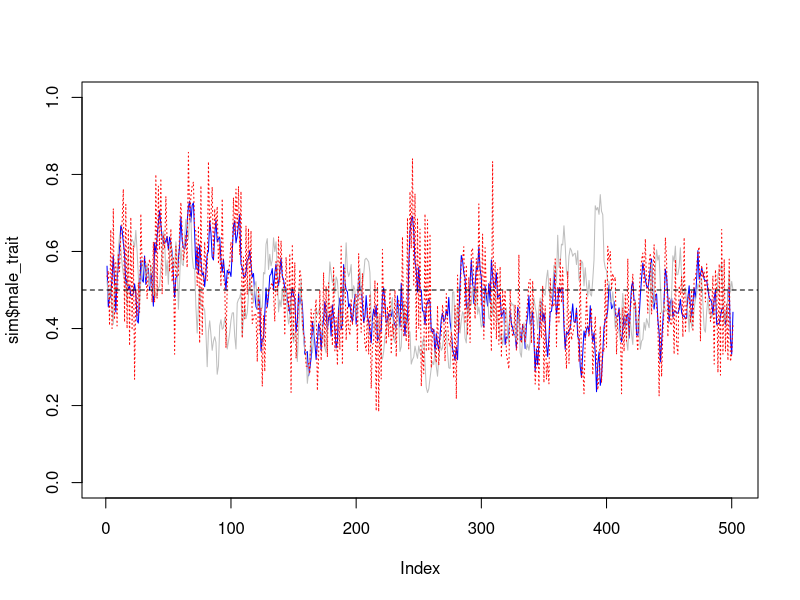

Reproduce this figure in R. (Note: a time limit stopped this script after it produced the figure.)
#### parameters ####

## list of global parameters
p <- list(
  nb_class = c(1,1), ## i classes of juveniles; non reproductive; only the last observes
  ## j classes of adults; reproductive; only the last does not observe
  K = 200, ## pop size
  female_strategy = "conformity", ## alternatives: "koinophilia" or "conformity"
  survival = 0.9, ## must be < 1
  ageing = 0.1, ## probability to stay in the same age class from one time step to the next
  initial_trait_frequency = 0.5, # initial probability that males have trait 1 (and neutral trait 1)
  # initial_choice_frequency = 0.1, # initial probability that females have chosen trait 1
  n_matings = 10, ## maximum number of matings for males at every time step, must be > 0
  mutation_rate = 0.1, ## with heritability = 1 - mutation_rate
  n_obs = 10, ## maximal number of couples observed per female
  c = 0.6, ## copying rate
  n_steps_removed = 50) ## must be > 0

## dataframe for parameters variation
param_variation <- expand.grid(n_obs = c(4, 6, 8, 10, 15),
                               mutation_rate = c(0.1, 0.3, 0.5),
                               c = seq(0.6, 0.8, 0.05))
param_variation_null <- expand.grid(n_obs = 0,
                                    mutation_rate = c(0.1, 0.3, 0.5),
                                    c = seq(0.6, 0.8, 0.05))

## number of replicates per combination of parameters
n_replicates <- 100

## total number of simulations to run
n_simus <- nrow(param_variation) * n_replicates

## number of time steps
n_steps <- 200


#### functions to run simulations ####

# parameters <- p

init_pop <- function(parameters) {
  males <- matrix(NA, nrow = parameters$K, ncol = 4) ## age / trait / neutral trait / alive / nb of matings    
  females <- matrix(NA, nrow = parameters$K, ncol = 7) ## age / trait / neutral trait / alive / observed / preferred / ID male chosen
  colnames(males) <- c("age", "trait", "neutral", "alive")
  colnames(females) <- c("age", "trait", "neutral", "alive", "observed", "preferred", "ID_father")
  ## description of classes
  reproductive = c(rep(FALSE, parameters$nb_class[1]), rep(TRUE, parameters$nb_class[2]))
  observing = c(rep(FALSE, parameters$nb_class[1]-1), TRUE, rep(TRUE, parameters$nb_class[2]-1), FALSE)
  ## initial repartition among age classes
  ## geometric decrease in frequency, based on survival chances
  n <- with(parameters,sum(nb_class))
  pr <- with(parameters, survival^(1:n) / ((survival-survival^(n+1)) / (1-survival))) 
  ## randomly draw number of males
  n_males <- rbinom(1, size = parameters$K, prob = 1/2)
  n_females <- parameters$K - n_males
  ## random repartition of individuals among age classes
  n_males <- as.numeric(rmultinom(1, size = n_males, prob = pr)) # number of males per age class
  n_females <- as.numeric(rmultinom(1, size = n_females, prob = pr)) # number of females per age class
  
  n_tot_females <- sum(n_females) # total number of females
  n_tot_males <- sum(n_males) # total number of males
  
  ## Initialization of age, trait, neutral trait and "who is alive" for females and males
  if (n_tot_females > 0) {
    pos <- 1 : n_tot_females
    females[pos, "age"] <- rep(1:n, times = n_females) # initialization of age in the female matrix
    females[pos, "trait"] <- rbinom(n_tot_females, size = 1, prob = parameters$initial_trait_frequency) # initialization of trait
    females[pos, "neutral"] <- rbinom(n_tot_females, size = 1, prob = parameters$initial_trait_frequency) # initialization of neutral trait
    females[pos, "alive"] <- 1 # initialization of "who is alive"
  }
  if (n_tot_males > 0) {
    pos <- 1 : n_tot_males 
    males[pos, "age"] <- rep(1:n, times = n_males) # initialization of age in the male matrix
    males[pos, "trait"] <- rbinom(n_tot_males, size = 1, prob = parameters$initial_trait_frequency) # initialization of trait
    males[pos, "neutral"] <- rbinom(n_tot_males, size = 1, prob = parameters$initial_trait_frequency) # initialization of neutral trait
    males[pos, "alive"] <- 1 # initialization of "who is alive"
  }
  
  ## Initialization of male chosen for reproductive females
  pos_f <- which(reproductive[females[, 1]]) # positions of reproductive females
  pos_m <- which(reproductive[males[, 1]]) # positions of reproductive males
  if (length(pos_f) > 0 & length(pos_m) > 0) {
    if (length(pos_m) == 1) {
      females[pos_f, "ID_father"] <- pos_m
    } else {
      females[pos_f, "ID_father"] <- sample(pos_m, size = length(pos_f), replace = TRUE)
    }
  }
  
  return(list(males = males, females = females, reproductive = reproductive, observing = observing))
}
# 
# parameters <- p
# tmax <- 10
# return_tradition_only = FALSE

dynamics <- function(tmax, parameters, return_tradition_only = FALSE) { # if return_tradition_only = FALSE, store raw temporal results, if not, store only one tradition (duration) per simulation
  ## initialization
  pop <- init_pop(parameters)
  
  nb <- sum(parameters$nb_class) # number of age classes
  n_females <- n_females_old <- table(factor(pop$females[, "age"], levels = 1 : nb)) # number of females per age class
  n_males <- n_males_old <- table(factor(pop$males[, "age"], levels = 1 : nb)) # number of males per age class
  
  ## prepare vectors and matrices to store output (only if we store raw results)
  if (!return_tradition_only) {
    # for males
    sequence_trait_m <- sequence_neutral_m <- rep(NA, tmax + 1)
    sequence_trait_m[1] <- mean(pop$males[, "trait"], na.rm = TRUE)
    sequence_neutral_m[1] <- mean(pop$males[, "neutral"], na.rm = TRUE)
    # for females
    sequence_trait_f <- sequence_neutral_f <- rep(NA, tmax + 1)
    sequence_observed <- sequence_preferred <- sequence_choice <- rep(NA, tmax + 1)
    sequence_trait_f[1] <- mean(pop$females[, "trait"], na.rm = TRUE)
    sequence_neutral_f[1] <- mean(pop$females[, "neutral"], na.rm = TRUE)
    sequence_choice[1] <- mean(pop$males[pop$females[, "ID_father"], "trait"], na.rm = TRUE)
    sequence_observed[1] <- NA
    sequence_preferred[1] <- NA
    # number of individuals in each age class
    pop_size <- matrix(NA, nrow = tmax + 1, ncol = 2*nb)
    pop_size[1,] <- c(n_females, n_males)
  } else {
    mean_choice <- NA
    trad_duration <- NA
  }
  sequence_nb_demos <- sequence_nb_observations <- rep(NA, tmax + 1)
  sequence_nb_demos[1] <- NA
  sequence_nb_observations[1] <- NA
  
  ## start loop on time steps
  ## as females are "initialized" with a mate, reproduction must come first
  for(g in 1 : tmax) {
    
    ## position of females who reproduced in the previous step
    pos_fR <- which(pop$reproductive[pop$females[, "age"]] & !is.na(pop$females[, "ID_father"])) # position of the females who reproduced (demonstrator females)
    # if (length(pos_fR) == 0) { # if no mate choice at the previous step, we want to end the simulation
    #   print(g)
    #   print("no mate choice in the previous step, stop time, return results")
    #   break # go out of the loop on time steps, to store results
    # }
    # print("the next 2 lines are the position of females who mated and of males that have been chosen in the previous step")
    # print(pos_fR)
    # print(pop$females[pos_fR, "ID_father"])
    
    ## observations / preference
    pos_fO <- which(pop$observing[pop$females[, "age"]]) # position of observing females
    if (length(pos_fO) == 0) {
      # print(g)
      # print("no observing females")
    }
    if (parameters$n_obs == 0) { # preference in the null model, for n_obs = 0
      pop$females[pos_fO, "observed"] <- NA # nothing is observed
      pop$females[pos_fO, "preferred"] <- rbinom(length(pos_fO), size = 1, prob = 1/2) # the preference is random
      sequence_nb_observations[g + 1] <- parameters$n_obs
    } else { # preference in the social model, for n_obs > 0
      # we need the trait of the observed males
      if (parameters$female_strategy == "conformity") { # if female strategy is conformity
        traits_observed_males <- pop$males[pop$females[pos_fR, "ID_father"], "trait"] # traits of males who reproduced with the demonstrator females at g-1
      }
      if (parameters$female_strategy == "koinophilia") { # if female strategy is koinophilia
        traits_observed_males <- pop$males[which(pop$reproductive[pop$males[, "age"]]), "trait"] # traits of reproductive males who are present at g
      }
      # if (!return_tradition_only) sequence_nb_demos[g + 1] <- length(traits_observed_males) # store the number of social info available
      
      if (parameters$n_obs >= length(traits_observed_males)) { # case where there is less to observe than what females could: all females observe the same matings
        sequence_nb_observations[g + 1] <- length(traits_observed_males) # the effective number of observations is the number of available matings to observe
        if (length(traits_observed_males) == 0) { # if there is nothing to observe at this time step, the preference is random
          # print(g)
          # print("nothing to observe, because no repro females or repro males at the previous step")
          pop$females[pos_fO, "observed"] <- NA
          pop$females[pos_fO, "preferred"] <- rbinom(length(pos_fO), size = 1, prob = 1/2)
        } else {
          fr_obs <- mean(traits_observed_males) # frequency for trait 1 observed
          pop$females[pos_fO, "observed"] <- fr_obs
          if (fr_obs > 1/2) {
            pop$females[pos_fO, "preferred"] <- 1
          } 
          else {
            if (fr_obs == 1/2) {
              pop$females[pos_fO,"preferred"] <- rbinom(length(pos_fO), size = 1, prob = 1/2)
            } 
            else {
              pop$females[pos_fO,"preferred"] <- 0
            }
          }
        }
      }
      if (parameters$n_obs < length(traits_observed_males)) { # could be replaced by a else?
        # case where there are more matings to observe than what females can observe
        # use a hypergeometric sampling for each female
        # and determine which male trait value is most frequent among the observations
        sequence_nb_observations[g + 1] <- parameters$n_obs
        nb_1 <- sum(traits_observed_males) # number of 1 in all possible observations
        nb_0 <- length(traits_observed_males) - nb_1 # number of 0 in all possible observations
        nb_1_obs <- rhyper(length(pos_fO), nb_1, nb_0, parameters$n_obs) # number of 1 observed by each observer female
        fr_obs <- nb_1_obs/parameters$n_obs # frequency of 1 observed for each observer female
        pop$females[pos_fO, "observed"] <- fr_obs
        pop$females[pos_fO, "preferred"] <- ifelse(fr_obs > 1/2, 1, 0)
        l <- fr_obs == 1/2
        if (any(l)) {
          pop$females[pos_fO[l], "preferred"] <- rbinom(sum(l), size = 1, prob = 1/2)
        } 
      }
    } ## end of acquisition of the preference in the social model
    
    
    ## who will survive?
    pos <- which(pop$females[, "age"] < nb) # position of females of age class in which survival occurs (not the last age class)
    pop$females[pos, "alive"] <- with(parameters, rbinom(length(pos), size = 1, prob = survival)) # survival (1) or death (0) for every female
    pop$females[which(pop$females[, "age"] == nb), "alive"] <- 0 # females of the last age class will all die
    pos <- which(pop$males[, "age"] < nb) # position of males of age class in which survival occurs (not the last age class)
    pop$males[pos, "alive"] <- with(parameters, rbinom(length(pos), size = 1, prob = survival)) # survival (1) or death (0) for every male
    pop$males[which(pop$males[, "age"] == nb), "alive"] <- 0 # males of the last age class will all die
    
    ## how many newborns to keep pop size constant?
    nb_newborns <- parameters$K - sum(pop$males[, "alive"], na.rm = TRUE) - sum(pop$females[, "alive"], na.rm = TRUE)
    if (nb_newborns < 0) stop("Number of newborns cannot be negative!") # check that everything is OK, in principle this could be removed...
    if (nb_newborns > parameters$K) stop("Number of newborns cannot excess max population size!")
    
    ## randomly draw the identity of the mother / transmission of trait
    if (length(pos_fR) > 0) { # if there are mothers...
      if (nb_newborns > 0) { # ... and space for newborns
        if (length(pos_fR) == 1) {
          who_is_the_mother <- pos_fR
        } else {
          who_is_the_mother <- sample(pos_fR, size = nb_newborns, replace = TRUE)
        }
        who_is_the_father <- pop$females[who_is_the_mother, "ID_father"] # position of the father for each newborn
        # compute trait values for newborns, as transmitted by the two parents
        # print("the next 4 lines are who_is_the_mother, who_is_the_father and theirs relative traits")
        # print(who_is_the_mother)
        # print(who_is_the_father)
        # print(pop$females[who_is_the_mother, "trait"])
        # print(pop$males[who_is_the_father, "trait"])
        newborn_trait <- ifelse(runif(nb_newborns) < 0.5, pop$females[who_is_the_mother, "trait"], pop$males[who_is_the_father, "trait"])
        newborn_neutral <- ifelse(runif(nb_newborns) < 0.5, pop$females[who_is_the_mother, "neutral"], pop$males[who_is_the_father, "neutral"])
        # print("next line = generation")
        # print(g)
        # print("next line = newborn_trait")
        # print(newborn_trait)
        # print("next line = newborn_neutral")
        # print(newborn_neutral)
        # print("next 2 lines = mother and father traits")
        # print(pop$females[who_is_the_mother, "trait"])
        # print(pop$males[who_is_the_father, "trait"])
        # mutation
        # mutation_rate <- 1 - parameters$heritability
        mute <- runif(nb_newborns) < parameters$mutation_rate
        if (any(mute)) newborn_trait[mute] <- rbinom(sum(mute), size = 1, prob = 1/2)
        mute <- runif(nb_newborns) < parameters$mutation_rate
        if (any(mute)) newborn_neutral[mute] <- rbinom(sum(mute), size = 1, prob = 1/2)
        # print("the next line is newborns traits, and male newborn traits")
        # print(newborn_trait)
        # are newborns males or females ?
        newborn_female <- runif(nb_newborns) < 0.5 # TRUE if the newborn is a female
      } else {print("no space for newborns at this step")}
    } else {print("no newborns because no repo females at this step")}

    ## ageing / death
    pop$males[pop$males[, "alive"] == 0, ] <- NA # rows of NA for dead males
    pos_males_age <- which(!is.na(pop$males[, "age"]))
    pop$males[pos_males_age, "age"] <- ifelse(runif(length(pos_males_age)) > parameters$ageing, pop$males[pos_males_age, "age"] + 1, pop$males[pos_males_age, "age"])
    # pop$males[, "age"] <- pop$males[, "age"] + 1
    pop$females[pop$females[, "alive"] == 0, ] <- NA # rows of NA for dead females
    pos_females_age <- which(!is.na(pop$females[, "age"]))
    pop$females[pos_females_age, "age"] <- ifelse(runif(length(pos_females_age)) > parameters$ageing, pop$females[pos_females_age, "age"] + 1, pop$females[pos_females_age, "age"])
    # pop$females[, "age"] <- pop$females[, "age"] + 1

    
    # add newborns to tables
    if (length(pos_fR) > 0) { # if there are mothers...
      if (nb_newborns > 0) { # ... and space for newborns: there are newborns to add to tables
        if (length(newborn_female) > 0 & any(newborn_female)) { # female newborns
          pos <- which(is.na(pop$females[, "age"])) # all empty spaces in the matrix
          pos_f <- pos[1 : sum(newborn_female)] # the empty spaces that will be used to store newborns
          pop$females[pos_f, "trait"] <- newborn_trait[newborn_female]
          pop$females[pos_f, "neutral"] <- newborn_neutral[newborn_female]
          pop$females[pos_f, "age"] <- 1
          pop$females[pos_f, "alive"] <- 1
        }
        if (length(newborn_female) > 0 & any(!newborn_female)) { # male newborns
          pos <- which(is.na(pop$males[, "age"])) # all empty spaces in the matrix
          pos_m <- pos[1 : sum(!newborn_female)] # the empty spaces that will be used to store newborns
          # print(newborn_trait[!newborn_female])
          pop$males[pos_m, "trait"] <- newborn_trait[!newborn_female]
          pop$males[pos_m, "neutral"] <- newborn_neutral[!newborn_female]
          pop$males[pos_m, "age"] <- 1
          pop$males[pos_m, "alive"] <- 1
        }
      }
    }

    ## update who is reproductive (who will have to choose a mate)
    pos_fR <- which(pop$reproductive[pop$females[, "age"]])
    pos_mR <- which(pop$reproductive[pop$males[, "age"]])
    
    if (length(pos_fR) == 0) {
      print(g)
      print("no more reproductive females in the pop")
      nb_repro <- 0
      break
    }
    if (length(pos_mR) == 0) {
      print(g)
      print("no more reproductive males in the pop, stop time, return results")
      nb_repro <- 0
      break
    }
    
    ## mating based on preferences with competition among males
    pop$females[, "ID_father"] <- NA # reset the column of chosen mates from the previous time step
    pos_f_non_mated <- which(pop$reproductive[pop$females[, "age"]] & is.na(pop$females[, "ID_father"])) # females who have to choose a mate
    pos_m_non_mated <- pos_mR # males who still have matings to make
    nb_matings_males <- rep(parameters$n_matings, length(pos_mR)) # number of matings to make for each male
    names(nb_matings_males) <- pos_mR
    
    while (length(pos_f_non_mated) > 0 && length(pos_m_non_mated) > 0) { # as long as there are males and females available to mate
      # stop the while loop if c = 1 and all females preferences are different from males traits (no choice possible, the while loop would never end)
      if (parameters$c == 1 & !any(pop$females[pos_f_non_mated, "preferred"] %in% pop$males[pos_m_non_mated, "trait"])) {  
        break }
      
      pos_f_met <- pos_m_met <- NULL # vectors of females and males who will meet each other
      if (length(pos_f_non_mated) > length(pos_m_non_mated)) { # if there are more females to mate than males available
        pos_f_met <- sample(pos_f_non_mated, length(pos_m_non_mated), replace = FALSE) # we randomly select the females who will have a mate
        pos_m_met <- pos_m_non_mated
      }
      if (length(pos_m_non_mated) > length(pos_f_non_mated)) { # if there are more males available than females
        pos_m_met <- sample(pos_m_non_mated, length(pos_f_non_mated), replace = FALSE) # we randomly select one male for each female to meet with
        pos_f_met <- pos_f_non_mated
      }
      if (length(pos_m_non_mated) == length(pos_f_non_mated) && length(pos_m_non_mated) > 1) { # if there are as many males as females available (and > 1)
        pos_m_met <- sample(pos_m_non_mated) # all males available are met, we just reorder the vector of males
        pos_f_met <- pos_f_non_mated
      }
      if (length(pos_m_non_mated) == length(pos_f_non_mated) && length(pos_m_non_mated) == 1) { # if there are as many males as females available (1 of each)
        pos_m_met <- pos_m_non_mated # the last male available is met by the last female 
        pos_f_met <- pos_f_non_mated
      }
      
      pr <- ifelse(pop$males[pos_m_met, "trait"] == pop$females[pos_f_met, "preferred"], # probability to accept the sampled (met) male, for each female
                   parameters$c,
                   1 - parameters$c)
      
      if(any(is.na(pop$males[pos_m_met, "trait"]))) stop("NA in met males traits")
      if (any(pr < 0) | any(pr > 1)) stop("Invalid probability value!")
      
      chosen <- rbinom(length(pos_f_met), size = 1, prob = pr) # is the male chosen or not, for every female
      
      if (any(chosen == 1)) { # if matings occur, store the choice of females and update the vectors of males and females still available for mating
        pop$females[pos_f_met[chosen == 1], "ID_father"] <- pos_m_met[chosen == 1]
        pos_f_non_mated <- pos_fR[is.na(pop$females[pos_fR, "ID_father"])] # update positions of females without a mate
        
        nb_matings_males[as.character(pos_m_met[chosen == 1])] <- nb_matings_males[as.character(pos_m_met[chosen == 1])] - 1 # remove a mating for males who mated
        pos_m_non_mated <- pos_m_non_mated[nb_matings_males > 0] # keep only males who still have matings to make
        nb_matings_males <- nb_matings_males[nb_matings_males > 0] # keep only males who still have matings to make
      }
    }
    
    ## number of demonstrations during that time step
    nb_repro <- length(which(pop$reproductive[pop$females[, "age"]] & !is.na(pop$females[, "ID_father"])))
    sequence_nb_demos[g + 1] <- nb_repro
    
    ## done with that time step, store output
    
    # if (!any(!is.na(pop$females[, "age"])) || !any(!is.na(pop$males[, "age"]))) {
    #   g <- g - 1
    #   print("male or female extinction")
    #   break # go out of the for (generations) loop
    # }
    
    if (!return_tradition_only) { # outputs if we store raw temporal results
      # for males
      sequence_trait_m[g + 1] <- mean(pop$males[, "trait"], na.rm = TRUE)
      sequence_neutral_m[g + 1] <- mean(pop$males[, "neutral"], na.rm = TRUE)
      # for females
      sequence_trait_f[g + 1] <- mean(pop$females[, "trait"], na.rm = TRUE)
      sequence_neutral_f[g + 1] <- mean(pop$females[, "neutral"], na.rm = TRUE)
      sequence_observed[g + 1] <- mean(pop$females[, "observed"], na.rm = TRUE)
      sequence_preferred[g + 1] <- mean(pop$females[, "preferred"], na.rm = TRUE)
      sequence_choice[g + 1] <- mean(pop$males[pop$females[, "ID_father"], "trait"], na.rm = TRUE)
      # number of individuals in each age class
      n_females <- table(factor(pop$females[, "age"], levels = 1 : nb))
      n_males  <- table(factor(pop$males[, "age"], levels = 1 : nb))      
      pop_size[g + 1, ] <- c(n_females, n_males)
    }
    else { # if we store results for one tradition only, compute the duration of the tradition and stops the simulation if the tradition ends
      if (g == parameters$n_steps_removed) {
        mean_choice <- mean(pop$males[pop$females[, "ID_father"], "trait"], na.rm = TRUE)
        trad_duration <- 0
      }
      if (g > parameters$n_steps_removed) { # start computing the duration of the tradition and return results if the tradition ends
        mean_choice_old <- mean_choice # mean choice at g-1
        mean_choice <- mean(pop$males[pop$females[, "ID_father"], "trait"], na.rm = TRUE) # mean choice at g
        # print("the next 2 lines are mean_choice_old and mean_choice")
        # print(mean_choice_old)
        # print(mean_choice)
        # XOR operator (exclusive or): TRUE if one input is FALSE and the other is TRUE; FALSE if the two are TRUE, or if the two are FALSE
        if (xor(mean_choice > 0.5, mean_choice_old > 0.5)) return(c(last_time_step = g, mean_choice_last_step = mean_choice_old, 
                                                                    n_repro_last_step = nb_repro, mean_demos = mean(sequence_nb_demos, na.rm = T),
                                                                    mean_n_obs = mean(sequence_nb_observations, na.rm = T),
                                                                    tradition_duration = trad_duration))
        trad_duration <- trad_duration + 1
      }
    }
  } ## end of for loop (generations)
  
  ## done with all time steps, return results
  if (!return_tradition_only) {
    results <- list(population = pop, 
                    male_trait = sequence_trait_m, male_neutral = sequence_neutral_m,
                    female_trait = sequence_trait_f, female_neutral = sequence_neutral_f,
                    observed = sequence_observed, preference = sequence_preferred,
                    choice = sequence_choice, effective_nobs = sequence_nb_observations,
                    n_demos = sequence_nb_demos,
                    size = pop_size)
    return(results)
  } 
  else {
    return(c(last_time_step = g, mean_choice_last_step = mean_choice, 
             n_repro_last_step = nb_repro, mean_demos = mean(sequence_nb_demos, na.rm = T),
             mean_n_obs = mean(sequence_nb_observations, na.rm = T),
             tradition_duration = trad_duration))
  }
}

# p$c <- 0.7
# p$n_matings <- 2
# (test <- dynamics(150, p, return_tradition_only = T))

# test code
p$K <- 200
p$nb_class <- c(1,1)
p$ageing <- 0.1
p$female_strategy <- "conformity"
p$n_obs <- 0
p$c <- 0.5
p$mutation_rate <- 0.1
p$n_matings <- 10
p$n_steps_removed <- 100
sim <- dynamics(500, p, return_tradition_only = F)

# test plot
plot(sim$male_trait, type = "l", col = "blue", ylim = c(0,1))
lines(sim$male_neutral, col = "gray")
lines(sim$choice, col = "red", lty = 3)
abline(h = 0.5, lty = 2)


# nb <- sum(p$nb_class)
# coul <- NULL
# for(i in 1 : nb) coul <- c(coul, adjustcolor("indianred", alpha.f = i/nb))
# for(i in 1 : nb) coul <- c(coul, adjustcolor("steelblue", alpha.f = i/nb))
# barplot(t(sim$size[1:100, ]), col = coul)

## function inputs:
# param_grid = dataframe for parameters variation
# parameters = list of global parameters
# file_name = name of the file in which we store results
# n_replicates = number of replicates for each parameters combination
# tmax = number of time steps in each simulation

param_grid <- param_variation
parameters <- p
file_name <- "test.csv"
n_replicates = 10
tmax = 100

parameters_exploration <- function(param_grid, parameters, file_name, n_replicates = 10, tmax = 200) {
  n_simus <- nrow(param_grid) * n_replicates
  simu_index <- 1
  for (i in 1 : nrow(param_grid)) {
    parameters[colnames(param_grid)] <- param_grid[i,] # set parameters value for the simulation to run
    # print(param_grid[i,])
    for (r in 1 : n_replicates) {
      cat(simu_index, "/", n_simus, "\n")
      simu <- try(dynamics(tmax, parameters, return_tradition_only = TRUE)) # run the simulation
      if (simu_index == 1) { # set up the file to store results
        cat("", "simu", colnames(param_grid), "replicate", names(simu), sep = ";", file = file_name, append = FALSE) # columns names in the file
        cat("\n", file = file_name, append = TRUE) # skip a line
      }
      if ("try-error" %in% class(simu)) { # try ro run the simulation, return NA in the results if there is an error
        # c(generation = NA, mean_choice = NA, tradition_duration = NA) # to be changed in something more generic
        cat(simu_index, i, unlist(param_grid[i,]), r, rep(NA, length(simu)), sep = ";", file = file_name, append = TRUE)
        cat("\n", file = file_name, append = TRUE) # skip a line
      }
      else {
        cat(simu_index, i, unlist(param_grid[i,]), r, simu, sep = ";", file = file_name, append = TRUE) # store results of the simulation in one row of the file
        cat("\n", file = file_name, append = TRUE) # skip a line
      }
      simu_index <- simu_index + 1
    }
  }
}

# test code
# gr <- expand.grid(heritability = seq(0.1, 0.9, by = 0.1), c = seq(0.5, 1, length = 10))
# parameters_exploration(gr, p, "toto.csv", tmax = 100)
parameters_exploration(param_grid, parameters, file_name, n_replicates = 10, tmax = 200)
